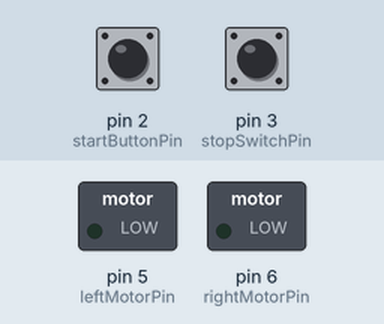
Bench run of a sketch on a simulated Arduino Uno, built with avr-gcc and run on an emulated ATmega328P. On the bench: switched loads named in the sketch (green lamp = pin HIGH). Inputs (shaded band) come from the test bench; at power-on: pin 2 (startButtonPin) HIGH, pin 3 (stopSwitchPin) HIGH.

Above: at 1.2 s.
1.3 s: pin 2 (startButtonPin) pulled LOW for 0.15 s
At 1.7 s:
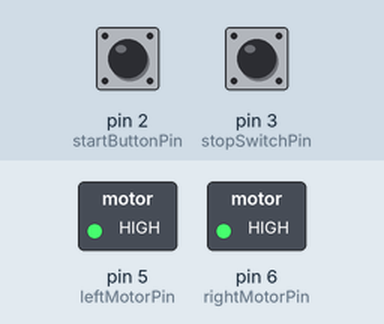
Timing chart, 0 to 4.3 s (numbered marks = the images above; inputs shaded):
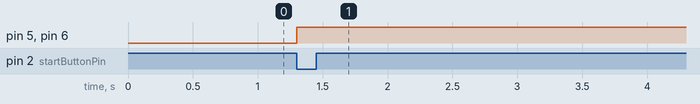

Measured:
- after the input at 1.3 s, pin 5 (leftMotorPin), pin 6 (rightMotorPin): LOW → HIGH at once

The sketch:

main.ino
```cpp
#define leftMotorPin 5
#define rightMotorPin 6
#define startButtonPin 2
#define stopSwitchPin 3

int started = 0;

void setup() {
  pinMode(leftMotorPin, OUTPUT);
  pinMode(rightMotorPin, OUTPUT);
  pinMode(startButtonPin, INPUT_PULLUP);  // Triggered with pencil press
  pinMode(stopSwitchPin, INPUT_PULLUP);   // Limit switch or bumper to stop
}

void loop() {
  if (!started && digitalRead(startButtonPin) == LOW) {
    started = 1;
    digitalWrite(leftMotorPin, HIGH);
    digitalWrite(rightMotorPin, HIGH);
  }

  if (started && digitalRead(stopSwitchPin) == LOW) {
    digitalWrite(leftMotorPin, LOW);
    digitalWrite(rightMotorPin, LOW);
    while (1);  // Stop everything permanently
  }
}
```
